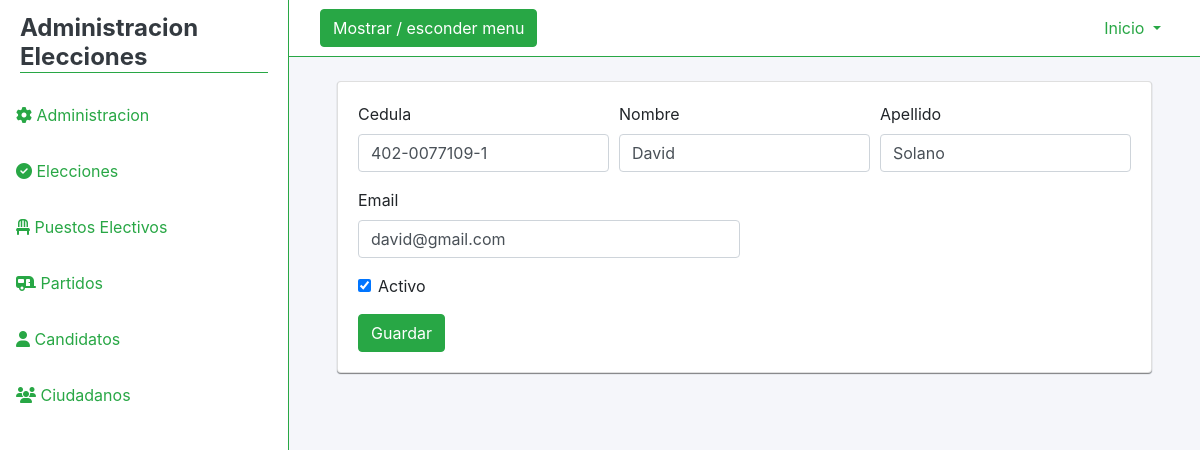
Page /ciudadanos/vistas/editCiudadano.php?id=402-0077109-1 on the earlier database version.
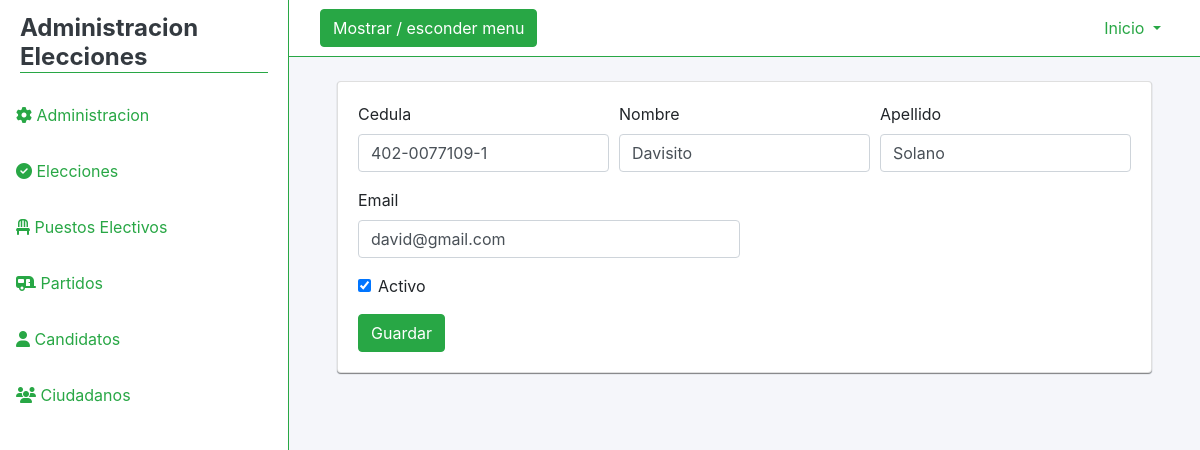
Same page on the later database version.
### tables this page shows
CREATE TABLE `ciudadanos` (
  `Cedula` varchar(45) NOT NULL,
  `Nombre` varchar(45) DEFAULT NULL,
  `Apellido` varchar(45) DEFAULT NULL,
  `Email` varchar(45) DEFAULT NULL,
  `Estado` varchar(45) DEFAULT NULL
);

### ciudadanos/servicios/CiudadanoServiceDataBase.php (called while the page is built, shortened)
<?php
class CiudadanoServiceDatabase
{
    private $context;
    public function __construct()
    {
        $this->context = new Conexion();
    }
    public function GetById($id)
    {
        $db = $this->context->conectar();
        $ciudadano = new Ciudadano();
        $stmt = $db->prepare('SELECT * FROM ciudadanos WHERE Cedula = ?');
        $stmt->bind_param('s', $id);
        $stmt->execute();
        $result = $stmt->get_result();
        if ($result->num_rows === 0) {
            return null;
        } else {
            while ($row = $result->fetch_object()) {
                $ciudadano->InicializarDatos($row->Cedula, $row->Nombre, $row->Apellido, $row->Email, $row->Estado);
            }
        }
        return $ciudadano;
    }
}

### ciudadanos/servicios/ciudadano.php (called while the page is built, shortened)
<?php
class Ciudadano
{
    public function InicializarDatos($Cedula, $Nombre, $Apellido, $Email, $Estado)
    {
        $this->Cedula = $Cedula;
        $this->Nombre = $Nombre;
        $this->Apellido = $Apellido;
        $this->Email = $Email;
    }
}

### ciudadanos/vistas/editCiudadano.php (the view, shortened to what the changed rows need)
<?php
require_once '../servicios/CiudadanoServiceDatabase.php';
require_once '../servicios/ciudadano.php';
$ciudadano = new CiudadanoServiceDatabase();
$id = $_GET['id'];
$lista = $ciudadano->GetById($id);
?>
<!DOCTYPE html>
<html lang="es">
<head>
    <link rel="stylesheet" href="../../assets/css/admin.css" type="text/css">
    <link rel="stylesheet" href="https://stackpath.bootstrapcdn.com/bootstrap/4.5.0/css/bootstrap.min.css">
</head>
<body>
<div class="d-flex" id="content-wrapper">
    <div id="page-content-wrapper" class="w-100 bg-light-blue">
      <div class="container-fluid pl-5 pt-4 pr-5">
                    <div class="">
                    <div class="card card-elec">
  <div class="card-body">
<form method="POST" action="../servicios/edit.php?id=<?php echo $id; ?>" enctype="multipart/form-data">
  <div class="form-row">
    <div class="form-group col-md-4">
      <label for="cedula">Cedula</label>
      <input type="text" class="form-control" id="cedula" name="cedula" required value="<?php echo $lista->Cedula; ?>">
    </div>
    <div class="form-group col-md-4">
      <label for="nombre">Nombre</label>
      <input type="text" class="form-control" id="nombre" name="nombre" required  value="<?php echo $lista->Nombre; ?>">
    </div>
     <div class="form-group col-md-4">
      <label for="apellido">Apellido</label>
      <input type="text" class="form-control" id="apellido" name="apellido" required value="<?php echo $lista->Apellido; ?>">
    </div>
  </div>
  <div class="form-row">
      <div class="form-group col-md-6">
      <label for="email">Email</label>
      <input type="email" class="form-control" id="email" name="email" required value="<?php echo $lista->Email; ?>">
  </div>
  </div>
</form>
  </div>
</div>
                  </div>
</div>
</body>
</html>

Differences in the rows shown:
changed ciudadanos "Solano": nombre "David" → "Davisito"
